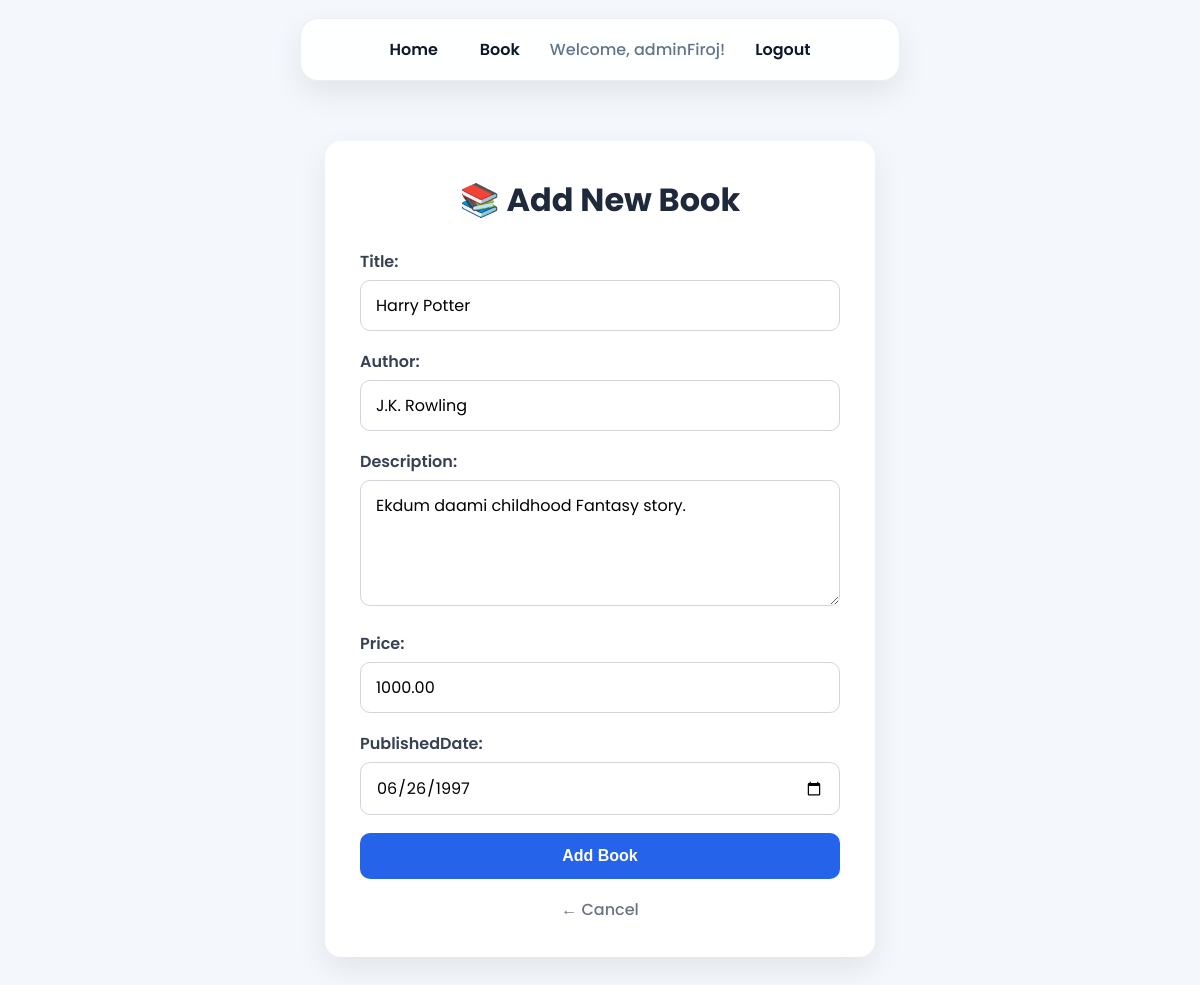
/book/update/1/ (signed in), run on the app's committed database.
### book/models.py (models this page shows, shortened)
class Book(models.Model):
    title =models.CharField(max_length=100)
    author = models.CharField(max_length=100)
    description=models.TextField(max_length=500)
    price=models.DecimalField(max_digits=8, decimal_places=2)
    publishedDate=models.DateField()

### book/views.py (the view)
# urls.py: path('update/<int:id>/', views.Book_update, name='book_update'),
@login_required
def Book_update(request,id):
    book= get_object_or_404(Book,pk=id)
    if request.method == 'POST':
        form = BookForm(request.POST, instance=book)
        if form.is_valid():
            form.save()
            return redirect('book')
    else:
        form =BookForm(instance=book)
    return render(request, 'book/book_form.html', {'form': form})

### book/forms.py
class BookForm(forms.ModelForm):
    class Meta:
        model = Book
        fields = ['title','author','description','price','publishedDate']
        widgets = {
            'publishedDate':forms.DateInput(attrs={'type':'date'}),
            'description':forms.Textarea(attrs={'rows':4, 'cols':15}),
        }

### book/templates/book/book_form.html (shortened to what this page needs)
{% extends "book/layout.html" %}
{% load static %}
{% block css %}
<link rel="stylesheet" href="{% static 'book/css/book_form.css' %}">
{% endblock %}
{% block content %}
<div class="container">
    <h1>📚 Add New Book</h1>
    <form method="POST">
        {{ form.as_p }}
        <button type="submit">
            Add Book
        </button>
    </form>
    <a href="{% url 'book' %}" class="cancel-btn">
        ← Cancel
    </a>
</div>
{% endblock %}

### book/templates/book/layout.html (shortened to what this page needs)
{% load static %}
<!DOCTYPE html>
<html lang="en">
<head>
    <link rel="stylesheet" href="{% static 'book/css/style.css' %}">
    {% block css %}{% endblock %}
</head>
<body>
    <nav>
        {% if user.is_authenticated %}
            <a href="{% url 'logout' %}">Home</a>
        {% else %}
            <a href="{% url 'home' %}">Home</a>
        {% endif %}
        <a href="{% url 'book' %}">Book</a>
        {% if user.is_authenticated %}
            <span>Welcome, {{ user.username }}!</span>
            <a href="{% url "logout" %}">Logout</a>
        {% else %}
            <a href="{% url "login" %}">Login</a>
            <a href="{% url "register" %}">Register</a>
        {% endif %}
    </nav>
    {% block content %}{% endblock %}
</body>
</html>

### book/static/book/css/style.css (style rules this page uses)
:root { --bg: #f4f7fb; --surface: rgba(255, 255, 255, 0.9); --surface-border: rgba(148, 163, 184, 0.18); --text: #0f172a; --muted: #64748b; --primary: #2563eb; --primary-hover: #1d4ed8; --danger: #dc2626; --shadow: 0 12px 30px rgba(15, 23, 42, 0.08); }
* { box-sizing: border-box; }
html, body { margin: 0; padding: 0; }
body { font-family: "Poppins", sans-serif; background: radial-gradient(circle at top left, rgba(37, 99, 235, 0.10), transparent 30%), radial-gradient(circle at top right, rgba(14, 165, 233, 0.08), transparent 24%), var(--bg); color: var(--text); min-height: 100vh; }
nav { width: min(600px, calc(100% - 32px)); margin: 18px auto 0; padding: 8px 16px; display: flex; align-items: center; justify-content: center; gap: 14px; flex-wrap: wrap; background: var(--surface); border: 1px solid var(--surface-border); border-radius: 18px; box-shadow: var(--shadow); backdrop-filter: blur(14px); }
nav a, nav a:link, nav a:visited { color: var(--text); text-decoration: none; font-weight: 600; padding: 10px 14px; border-radius: 12px; transition: background-color 0.2s ease, color 0.2s ease, transform 0.2s ease; }
nav span { color: var(--muted); font-weight: 500; padding: 10px 2px; }
body > :not(nav) { width: min(1180px, calc(100% - 32px)); margin: 24px auto 40px; }

### book/static/book/css/book_form.css (style rules this page uses)
* { margin:0; padding:0; box-sizing:border-box; }
body { font-family:'Poppins',sans-serif; background:#f4f7fb; color:#333; }
.container { max-width:550px; margin:60px auto; background:#fff; padding:35px; border-radius:16px; box-shadow:0 12px 30px rgba(0,0,0,.08); }
h1 { text-align:center; margin-bottom:25px; color:#1e293b; }
form { display:flex; flex-direction:column; gap:18px; }
label { display:block; margin-bottom:6px; font-weight:600; color:#374151; }
input, textarea, select { width:100%; padding:12px 15px; border:1px solid #d1d5db; border-radius:10px; font-size:16px; transition:.3s; font-family:inherit; }
textarea { resize:vertical; min-height:120px; }
button { background:#2563eb; color:#fff; border:none; padding:14px; border-radius:10px; cursor:pointer; font-size:16px; font-weight:600; transition:.3s; }
.cancel-btn { display:block; text-align:center; margin-top:18px; text-decoration:none; color:#6b7280; font-weight:500; transition:.3s; }

### data on the page
Book: title "Harry Potter", author "J.K. Rowling", description "Ekdum daami childhood Fantasy story.", price "1000.00", publishedDate "06/26/1997"

### other printed values
{{ user.username }} "adminFiroj"
